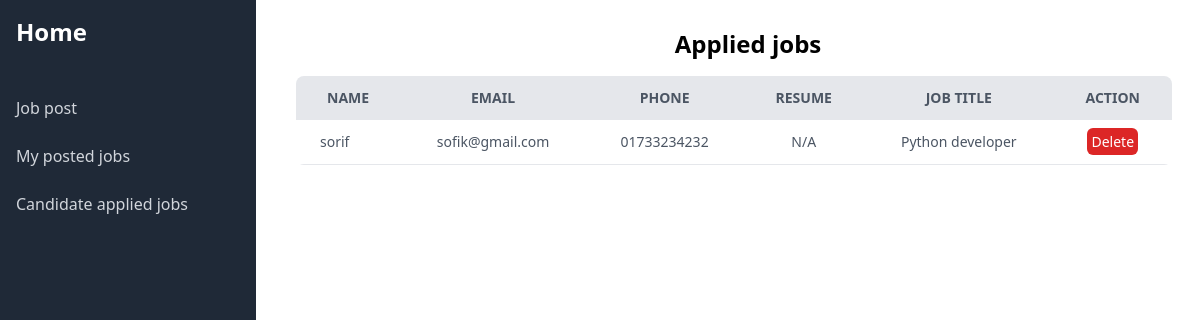
The page /applied_job/ (signed in) on the database its author committed.
### candidate/models.py (models this page shows, shortened)
class MyAppliedJobModel(models.Model):
    user = models.ForeignKey(User, on_delete=models.CASCADE)
    candidate = models.ForeignKey(CandidateModel, on_delete=models.CASCADE)
    jobPost = models.ForeignKey(JobPostModel, on_delete=models.CASCADE)

class CandidateModel(models.Model):
    user = models.OneToOneField(User, on_delete=models.CASCADE)
    name = models.CharField(max_length=40)
    email = models.EmailField(max_length=70, unique=True)
    about = models.TextField(max_length=150)
    phone = models.CharField(max_length=20)
    education = models.CharField(max_length=50, default=None)

### dashboard/models.py (models this page shows, shortened)
class JobPostModel(models.Model):
    user = models.ForeignKey(User, on_delete=models.CASCADE)
    title = models.CharField(max_length=50)
    company = models.CharField(max_length=50, unique=True)
    location = models.CharField(max_length=50)
    job_type = models.CharField(choices=JOB_TYPE, max_length=50)
    salary = models.IntegerField()
    description = models.TextField(max_length=100)
    publish_date = models.DateTimeField(auto_now_add=True)

### dashboard/views.py (the view)
# urls.py: path('applied_job/', views.applied_job, name='applied_job'),
def applied_job(request):
    apply_post = MyAppliedJobModel.objects.filter(jobPost__user = request.user)
    return render(request, 'dashboard/applied_jobs.html', {'data': apply_post})

### accounts/context_processors.py (called while the page is built)
def register_info(request):
    if not isinstance(request.user, AnonymousUser):
        try:
            register_info = RegisterInfoModel.objects.get(user=request.user)
        except RegisterInfoModel.DoesNotExist:
            register_info = None
        return {'register_info': register_info}
    else:
        return {'register_info': None}

### price_plan/context_processors.py (called while the page is built)
def payment_info(request):
    try:
        payment_info = PricePlanModel.objects.get(user = request.user)
    except:
        payment_info = None
    return {'payment_info': payment_info}

### dashboard/templates/dashboard/applied_jobs.html (shortened to what this page needs)
{% extends "dashboard/base.html" %}
{% block content %}
<div class="ml-10 mt-7">
  <h3 class="font-bold text-2xl text-center">Applied jobs</h3>
  <div class="container pr-7 mt-4">
    <table class="min-w-full bg-white rounded-lg overflow-hidden">
      <thead class="bg-gray-200 uppercase text-sm text-gray-600">
        <tr>
          <th class="py-3 px-6 text-center">Name</th>
          <th class="py-3 px-6 text-center">Email</th>
          <th class="py-3 px-6">Phone</th>
          <th class="py-3 px-6 text-center">Resume</th>
          <th class="py-3 px-6 text-center">Job title</th>
          <th class="py-3 px-6 text-center">Action</th>
        </tr>
      </thead>
      <tbody class="text-gray-600 text-sm font-light">
        {% for item in data %}
        <tr class="border-b border-gray-200 hover:bg-gray-100">
          <td class="py-3 px-6 text-left">{{item.candidate.name}}</td>
          <td class="py-3 px-6 text-center">{{item.candidate.email}}</td>
          <td class="py-3 px-6 text-center">{{item.candidate.phone}}</td>
          <td class="py-3 px-6 text-center">N/A</td>
          <td class="py-3 px-6 text-center">{{item.jobPost.title}}</td>
          <td class="text-center">
            <a href="{% url 'delete_applied_job' item.id %}" class="text-white bg-red-600 rounded-md p-1">Delete</a>
          </td>
        </tr>
        {% endfor %}
      </tbody>
    </table>
  </div>
</div>
{% endblock content %}

### rows shown on the page
MyAppliedJobModel: candidate.name "sorif", candidate.email "sofik@gmail.com", candidate.phone "01733234232", jobPost "Python developer"
